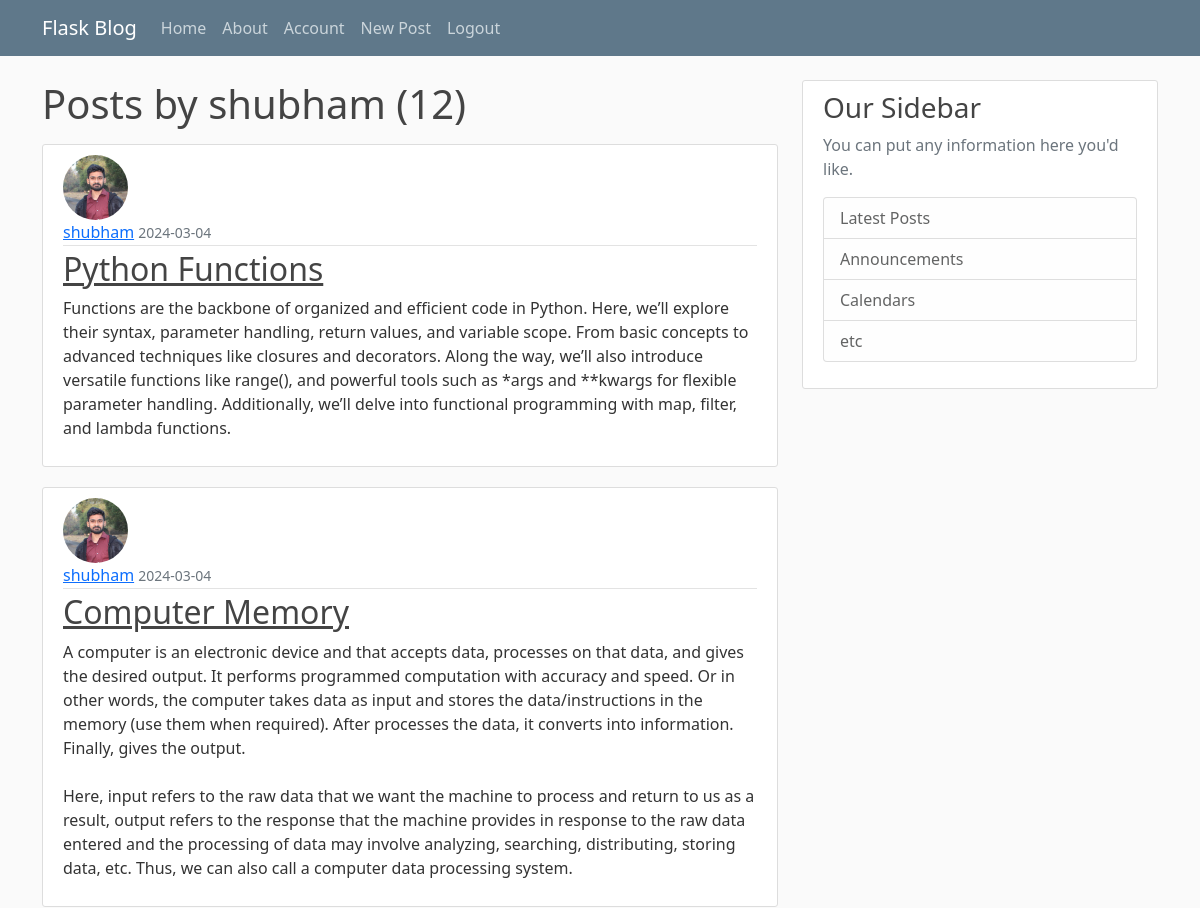
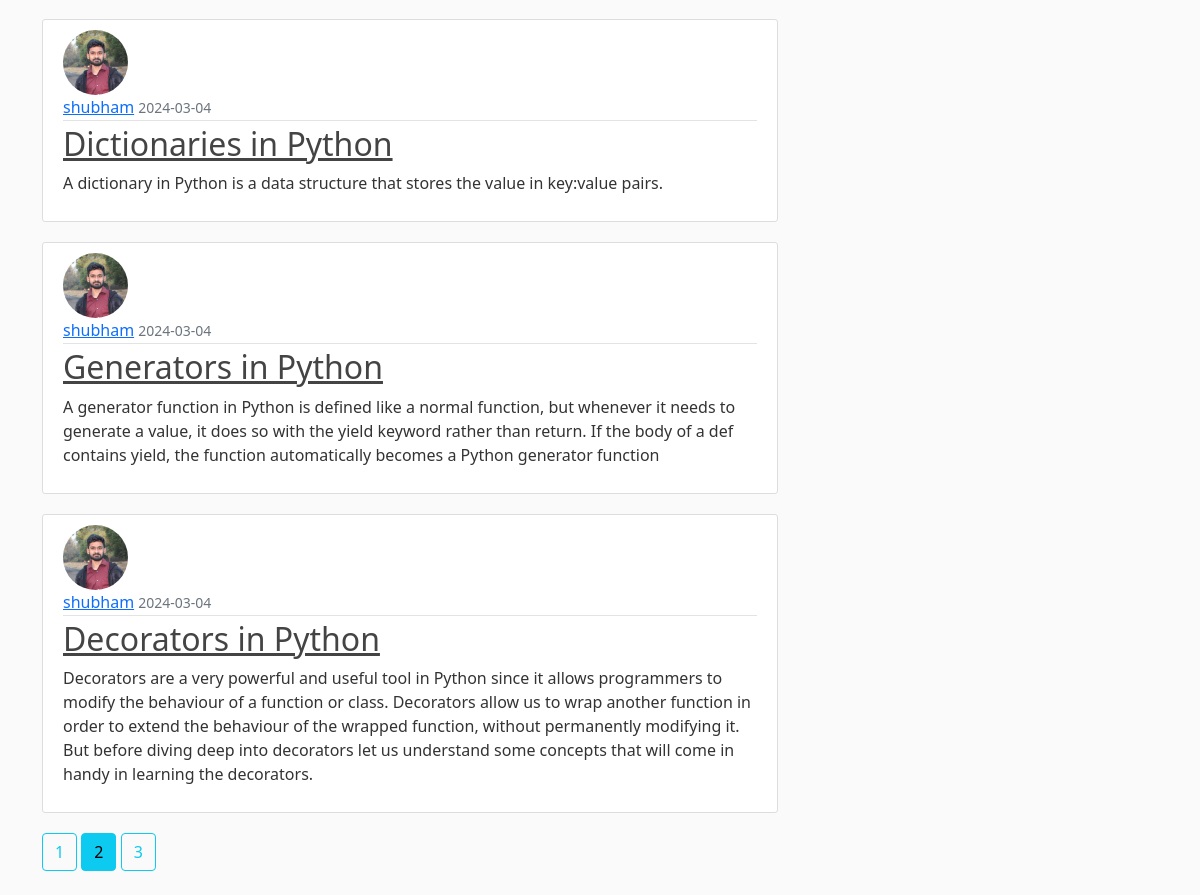
The app's page /user/shubham?page=2 (signed in) with its own data (2 pictures, top to bottom).
### flask_blog/models.py (models this page shows, shortened)
class User(db.Model, UserMixin):
    id = db.Column(db.Integer, primary_key = True)
    username = db.Column(db.String(20), unique=True, nullable=False)
    email = db.Column(db.String(120), unique=True, nullable=False)
    image_file = db.Column(db.String(20), nullable=False, default='default.jpg')
    password = db.Column(db.String(60), nullable=False)
    posts = db.relationship('Post', backref='author', lazy=True)

class Post(db.Model):
    id = db.Column(db.Integer, primary_key = True)
    title = db.Column(db.String(120), nullable = False)
    date_posted = db.Column(db.DateTime, nullable = False, default=datetime.utcnow)
    content = db.Column(db.Text, nullable=False)
    user_id = db.Column(db.Integer, db.ForeignKey('user.id'), nullable = False)

### flask_blog/routes.py (the view)
@app.route("/user/<string:username>")
def user_posts(username):
    page = request.args.get('page', 1, type=int)
    user = User.query.filter_by(username = username).first_or_404()
    posts = Post.query.filter_by(author=user).order_by(Post.date_posted.desc()).paginate(page=page, per_page=5)
    return render_template("user_posts.html", posts=posts, user = user)

### flask_blog/models.py (called while the page is built)
@login_manager.user_loader
def load_user(user_id):
    return User.query.get(int(user_id))

### flask_blog/templates/user_posts.html
{% extends "layout.html" %}
{% block start %}
    <h1 class="mb-3"> Posts by {{ user.username }} ({{posts.total}})</h1>
    {% for post in posts %}
    <article class="media content-section">
      <img class="rounded-circle article-img" src="{{ url_for('static',filename='profile_pics/'+post.author.image_file) }}">
        <div class="media-body">
          <div class="article-metadata">
            <a class="mr-2" href="{{url_for('user_posts', username=post.author.username)}}">{{ post.author.username }}</a>
            <small class="text-muted">{{ post.date_posted.strftime('%Y-%m-%d') }}</small>
          </div>
          <h2><a class="article-title" href="{{ url_for('post',post_id=post.id) }}">{{ post.title }}</a></h2>
          <p class="article-content">{{ post.content }}</p>
        </div>
      </article>
    {% endfor %}
    {% for page_no in posts.iter_pages(left_edge = 1, right_edge=1, left_current=1, right_current=2) %}
     {% if page_no %}
        {% if posts.page == page_no%}
           <a class="btn btn-info mb-4" href="{{ url_for('user_posts',username=user.username, page=page_no) }}"> {{page_no}}</a>
        {%else%}
           <a class="btn btn-outline-info mb-4" href="{{ url_for('user_posts',username=user.username, page=page_no) }}"> {{page_no}}</a>
        {%endif%}
     {% else %}
      ...
     {% endif %}
    {% endfor %}
{% endblock %}

### flask_blog/static/main.css (style rules this page uses)
body { background: #fafafa; color: #333333; margin-top: 5rem; }
h1, h2, h3, h4, h5, h6 { color: #444444; }
.content-section { background: #ffffff; padding: 10px 20px; border: 1px solid #dddddd; border-radius: 3px; margin-bottom: 20px; }
.article-title { color: #444444; }
.article-content { white-space: pre-line; }
.article-img { height: 65px; width: 65px; margin-right: 16px; }
.article-metadata { padding-bottom: 1px; margin-bottom: 4px; border-bottom: 1px solid #e3e3e3 }

### records on screen
User: username "shubham"
Post: image_file (picture), author.username "shubham", date_posted "2024-03-04", title "Python Functions", content "Functions are the backbone of organized and efficient code in Python. Here, we’ll explore their syntax, parameter handling, return values, and variable scope. From basic concepts to advanced techniques like closures and decorators. Along the way, we’ll also introduce versatile functions like range(), and powerful tools such as *args and **kwargs for flexible parameter handling. Additionally, we’ll delve into functional programming with map, filter, and lambda functions."
Post: image_file (picture), author.username "shubham", date_posted "2024-03-04", title "Computer Memory", content "A computer is an electronic device and that accepts data, processes on that data, and gives the desired output. It performs programmed computation with accuracy and speed. Or in other words, the computer takes data as input and stores the data/instructions in the memory (use them when required). After processes the data, it converts into information. Finally, gives the output. Here, input refers to the raw data that we want the machine to process and return to us as a result, output refers to the response that the machine provides in response to the raw data entered and the processing of data may involve analyzing, searching, distributing, storing data, etc. Thus, we can also call a…"
Post: image_file (picture), author.username "shubham", date_posted "2024-03-04", title "Dictionaries in Python", content "A dictionary in Python is a data structure that stores the value in key:value pairs."
Post: image_file (picture), author.username "shubham", date_posted "2024-03-04", title "Generators in Python", content "A generator function in Python is defined like a normal function, but whenever it needs to generate a value, it does so with the yield keyword rather than return. If the body of a def contains yield, the function automatically becomes a Python generator function"
Post: image_file (picture), author.username "shubham", date_posted "2024-03-04", title "Decorators in Python", content "Decorators are a very powerful and useful tool in Python since it allows programmers to modify the behaviour of a function or class. Decorators allow us to wrap another function in order to extend the behaviour of the wrapped function, without permanently modifying it. But before diving deep into decorators let us understand some concepts that will come in handy in learning the decorators."

### other values on screen
{{ posts.total }} "12"
{{ page_no }} "1" "3"
{{ page_no }} "2"
